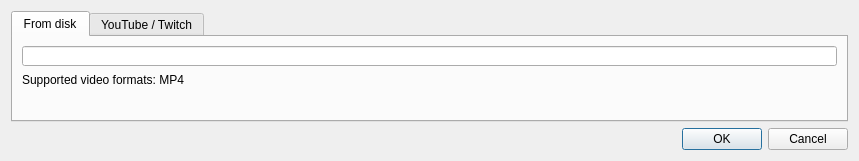
<?xml version="1.0" encoding="UTF-8"?>
<ui version="4.0">
 <class>AddVideoDialog</class>
 <widget class="QDialog" name="AddVideoDialog">
  <property name="geometry">
   <rect>
    <x>0</x>
    <y>0</y>
    <width>859</width>
    <height>161</height>
   </rect>
  </property>
  <property name="windowTitle">
   <string>Add Video</string>
  </property>
  <layout class="QVBoxLayout" name="verticalLayout">
   <item>
    <widget class="QTabWidget" name="tabWidget">
     <property name="maximumSize">
      <size>
       <width>16777215</width>
       <height>16777215</height>
      </size>
     </property>
     <property name="sizeIncrement">
      <size>
       <width>0</width>
       <height>2</height>
      </size>
     </property>
     <property name="currentIndex">
      <number>0</number>
     </property>
     <widget class="QWidget" name="tab_2">
      <attribute name="title">
       <string>From disk</string>
      </attribute>
      <layout class="QVBoxLayout" name="verticalLayout_3">
       <item>
        <widget class="FileSelectWidget" name="fileSelectWidget">
         <property name="maximumSize">
          <size>
           <width>16777215</width>
           <height>20</height>
          </size>
         </property>
        </widget>
       </item>
       <item>
        <widget class="QLabel" name="label_3">
         <property name="sizeIncrement">
          <size>
           <width>0</width>
           <height>0</height>
          </size>
         </property>
         <property name="text">
          <string>&lt;html&gt;&lt;head/&gt;&lt;body&gt;&lt;p&gt;Supported video formats: MP4&lt;/p&gt;&lt;/body&gt;&lt;/html&gt;</string>
         </property>
         <property name="wordWrap">
          <bool>false</bool>
         </property>
        </widget>
       </item>
       <item>
        <widget class="QLabel" name="videoInfoLabel">
         <property name="text">
          <string/>
         </property>
        </widget>
       </item>
      </layout>
     </widget>
     <widget class="QWidget" name="tab_3">
      <attribute name="title">
       <string>YouTube / Twitch</string>
      </attribute>
      <layout class="QVBoxLayout" name="verticalLayout_5">
       <item>
        <widget class="QWidget" name="widget" native="true">
         <layout class="QFormLayout" name="formLayout">
          <item row="1" column="0">
           <widget class="QLabel" name="label_2">
            <property name="text">
             <string>URL</string>
            </property>
           </widget>
          </item>
          <item row="1" column="1">
           <widget class="QLineEdit" name="urlLineEdit">
            <property name="placeholderText">
             <string>https://www.youtube.com/watch?v=x2upXpaS4fk</string>
            </property>
           </widget>
          </item>
         </layout>
        </widget>
       </item>
      </layout>
     </widget>
    </widget>
   </item>
   <item>
    <widget class="QDialogButtonBox" name="buttonBox">
     <property name="orientation">
      <enum>Qt::Horizontal</enum>
     </property>
     <property name="standardButtons">
      <set>QDialogButtonBox::Cancel|QDialogButtonBox::Ok</set>
     </property>
    </widget>
   </item>
  </layout>
 </widget>
 <customwidgets>
  <customwidget>
   <class>FileSelectWidget</class>
   <extends>QLineEdit</extends>
   <header>../qt/FileSelectWidget.h</header>
   <container>1</container>
  </customwidget>
 </customwidgets>
 <resources/>
 <connections>
  <connection>
   <sender>buttonBox</sender>
   <signal>accepted()</signal>
   <receiver>AddVideoDialog</receiver>
   <slot>accept()</slot>
   <hints>
    <hint type="sourcelabel">
     <x>248</x>
     <y>254</y>
    </hint>
    <hint type="destinationlabel">
     <x>157</x>
     <y>274</y>
    </hint>
   </hints>
  </connection>
  <connection>
   <sender>buttonBox</sender>
   <signal>rejected()</signal>
   <receiver>AddVideoDialog</receiver>
   <slot>reject()</slot>
   <hints>
    <hint type="sourcelabel">
     <x>316</x>
     <y>260</y>
    </hint>
    <hint type="destinationlabel">
     <x>286</x>
     <y>274</y>
    </hint>
   </hints>
  </connection>
 </connections>
</ui>
